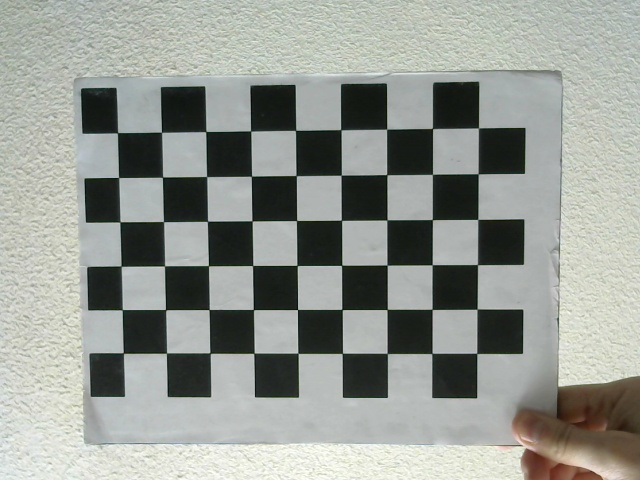
#> input picture calib_images/capture_0.jpg, 640 x 480 px; its folder holds 4 pictures in this run
$ python calibration_checkerboard-drawPoseOnly.py
#> lines starting #> are read from the running program, lines starting #| are printed output that depends on the picture
import numpy as np
import cv2
import glob

# termination criteria
criteria = (cv2.TERM_CRITERIA_EPS + cv2.TERM_CRITERIA_MAX_ITER, 30, 0.001)
cbrow = 6
cbcol = 9

# prepare object points, like (0,0,0), (1,0,0), (2,0,0) ....,(6,5,0)
objp = np.zeros((cbrow*cbcol,3), np.float32)
objp[:,:2] = np.mgrid[0:cbcol,0:cbrow].T.reshape(-1,2)

# Arrays to store object points and image points from all the images.
objpoints = [] # 3d point in real world space
imgpoints = [] # 2d points in image plane.

images = glob.glob('calib_images/*.jpg')

for fname in images:
    img = cv2.imread(fname)
#> img is the input picture: shape (480, 640, 3); mean B, G, R 146.9, 153.1, 149.2
    gray = cv2.cvtColor(img,cv2.COLOR_BGR2GRAY)
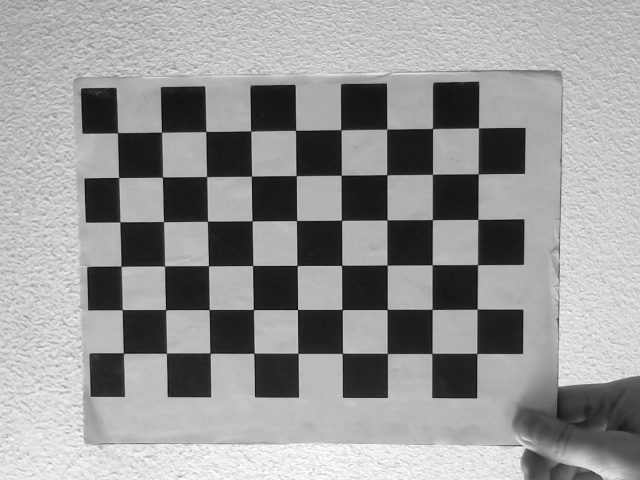
#> gray: shape (480, 640); min 7, max 254, mean 151.3

    # Find the chess board corners
    ret, corners = cv2.findChessboardCorners(gray, (cbcol,cbrow),None)
#> ret = False; corners = 53 rows, first 8: [117, 133.5], [160.5, 131.5], [162.5, 177], [119.5, 178], [206, 131], [206.5, 176.5], [207.5, 221], [164, 222]

    # If found, add object points, image points (after refining them)
    if ret == True:
        objpoints.append(objp)

        corners2 = cv2.cornerSubPix(gray,corners,(11,11),(-1,-1),criteria)
        imgpoints.append(corners2)

        # Draw and display the corners
        img = cv2.drawChessboardCorners(img, (cbcol,cbrow), corners2,ret)
#> pass 2 of the loop `for fname in images:`:
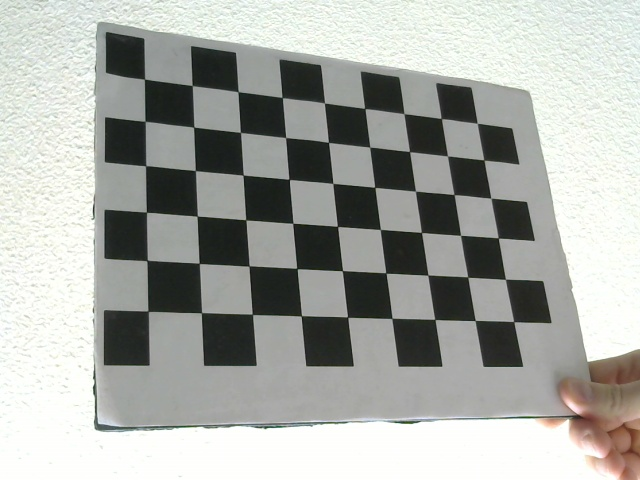
#> input picture calib_images/capture_1.jpg, 640 x 480 px
#> img is the input picture: shape (480, 640, 3); mean B, G, R 165.9, 170.6, 168.4
#> `ret, corners = cv2.findChessboardCorners(gray, (cbcol,cbrow),None)`: ret = True; corners = 54 rows, first 8: [152, 92], [181.6, 93.35], [246, 102], [281.5, 96.98], [323.8, 103.3], [364.5, 108], [403.9, 115], [440.6, 117.8]
#> `corners2 = cv2.cornerSubPix(gray,corners,(11,11),(-1,-1),criteria)`: corners2 = 54 rows, first 8: [152, 92], [192.2, 85.55], [238.1, 91.67], [282.2, 97.52], [324.4, 102.9], [364.8, 108.5], [404, 113.6], [441.3, 118.5]
#> pass 3 of the loop `for fname in images:`:
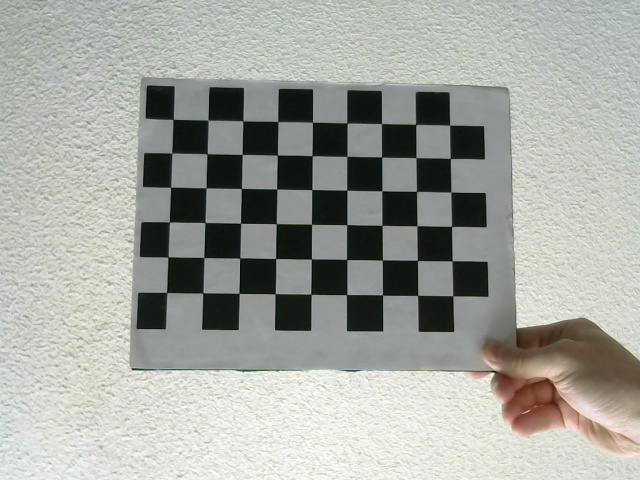
#> input picture calib_images/capture_10.jpg, 640 x 480 px
#> img is the input picture: shape (480, 640, 3); mean B, G, R 159.3, 165.7, 163.4
#> `gray = cv2.cvtColor(img,cv2.COLOR_BGR2GRAY)`:
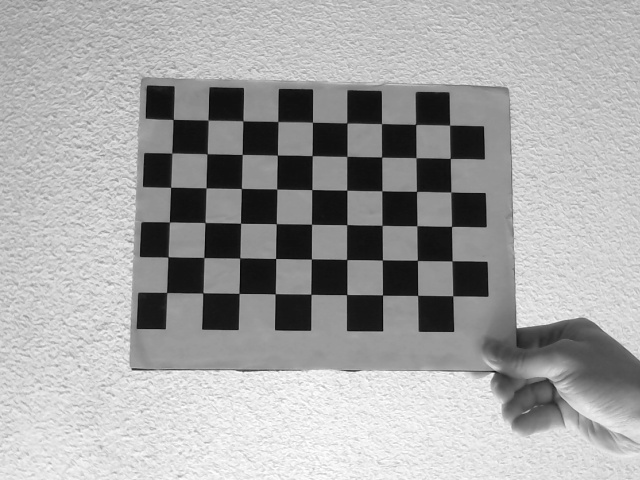
#> gray: shape (480, 640); min 4, max 255, mean 164.4
#> `ret, corners = cv2.findChessboardCorners(gray, (cbcol,cbrow),None)`: corners = 54 rows, first 8: [173.2, 119.3], [200, 127], [249, 129], [270.5, 127.8], [319, 130], [347, 123.6], [381, 123.5], [415.7, 124.8]
#> `corners2 = cv2.cornerSubPix(gray,corners,(11,11),(-1,-1),criteria)`: corners2 = 54 rows, first 8: [173.2, 119.4], [208, 120.1], [242.9, 120.8], [277.8, 121.5], [312.5, 122.2], [346.9, 122.9], [381.5, 123.5], [415.7, 124.4]
#> the loop made 4 passes; the first 3 are shown


ret, mtx, dist, rvecs, tvecs = cv2.calibrateCamera(objpoints, imgpoints, gray.shape[::-1],None,None)


# Function to draw the axis
# Draw axis function can also be used.
def draw(img, corners, imgpts):
    corner = tuple(corners[0].ravel())
    img = cv2.line(img, corner, tuple(imgpts[0].ravel()), (255, 0, 0), 5)
    img = cv2.line(img, corner, tuple(imgpts[1].ravel()), (0, 255, 0), 5)
    img = cv2.line(img, corner, tuple(imgpts[2].ravel()), (0, 0, 255), 5)
    return img

criteria = (cv2.TERM_CRITERIA_EPS + cv2.TERM_CRITERIA_MAX_ITER, 30, 0.001)
objp = np.zeros((cbrow*cbcol,3), np.float32)
objp[:,:2] = np.mgrid[0:cbcol,0:cbrow].T.reshape(-1,2)

axis = np.float32([[3,0,0], [0,3,0], [0,0,-3]]).reshape(-1,3)

for fname in glob.glob('calib_images/*.jpg'):
    img = cv2.imread(fname)
    gray = cv2.cvtColor(img,cv2.COLOR_BGR2GRAY)
    ret, corners = cv2.findChessboardCorners(gray, (cbcol,cbrow),None)
#> ret = False; corners = 53 rows, first 8: [117, 133.5], [160.5, 131.5], [162.5, 177], [119.5, 178], [206, 131], [206.5, 176.5], [207.5, 221], [164, 222]

    if ret == True:
        print('Corners found!')
        corners2 = cv2.cornerSubPix(gray,corners,(11,11),(-1,-1),criteria)

        # Find the rotation and translation vectors.
        _,rvecs, tvecs, inliers = cv2.solvePnPRansac(objp, corners2, mtx, dist)
        # project 3D points to image plane
        imgpts, jac = cv2.projectPoints(axis, rvecs, tvecs, mtx, dist)

        img = draw(img,corners2,imgpts)
        cv2.imshow(fname,img)
        k = cv2.waitKey(0) & 0xff
#> pass 2 of the loop `for fname in glob.glob('calib_images/*.jpg'):`:
#> `ret, corners = cv2.findChessboardCorners(gray, (cbcol,cbrow),None)`: ret = True; corners = 54 rows, first 8: [152, 92], [181.6, 93.35], [246, 102], [281.5, 96.98], [323.8, 103.3], [364.5, 108], [403.9, 115], [440.6, 117.8]
#> `corners2 = cv2.cornerSubPix(gray,corners,(11,11),(-1,-1),criteria)`: corners2 = 54 rows, first 8: [152, 92], [192.2, 85.55], [238.1, 91.67], [282.2, 97.52], [324.4, 102.9], [364.8, 108.5], [404, 113.6], [441.3, 118.5]
#> corner = (152, 92)
#> in draw, `img = cv2.line(img, corner, tuple(imgpts[2].ravel()), (0, 0, 255), 5)`:
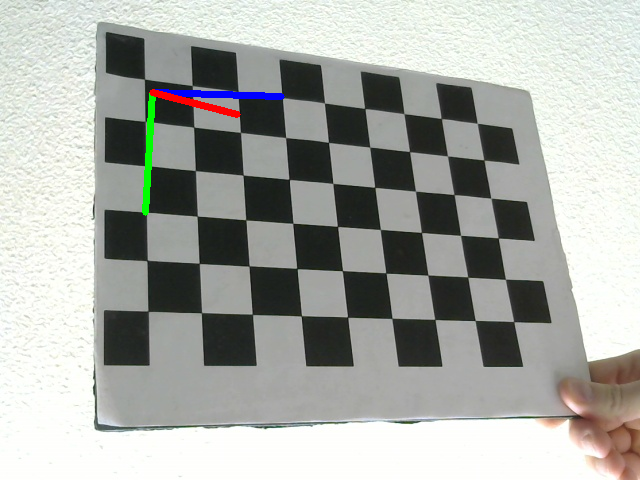
#> img: shape (480, 640, 3); mean B, G, R 165.8, 170.6, 168.2
#> (key Esc is pressed here)
#> pass 3 of the loop `for fname in glob.glob('calib_images/*.jpg'):`:
#> `ret, corners = cv2.findChessboardCorners(gray, (cbcol,cbrow),None)`: corners = 54 rows, first 8: [173.2, 119.3], [200, 127], [249, 129], [270.5, 127.8], [319, 130], [347, 123.6], [381, 123.5], [415.7, 124.8]
#> `corners2 = cv2.cornerSubPix(gray,corners,(11,11),(-1,-1),criteria)`: corners2 = 54 rows, first 8: [173.2, 119.4], [208, 120.1], [242.9, 120.8], [277.8, 121.5], [312.5, 122.2], [346.9, 122.9], [381.5, 123.5], [415.7, 124.4]
#> corner = (173.2, 119.4)
#> in draw (call 2), `img = cv2.line(img, corner, tuple(imgpts[2].ravel()), (0, 0, 255), 5)`:
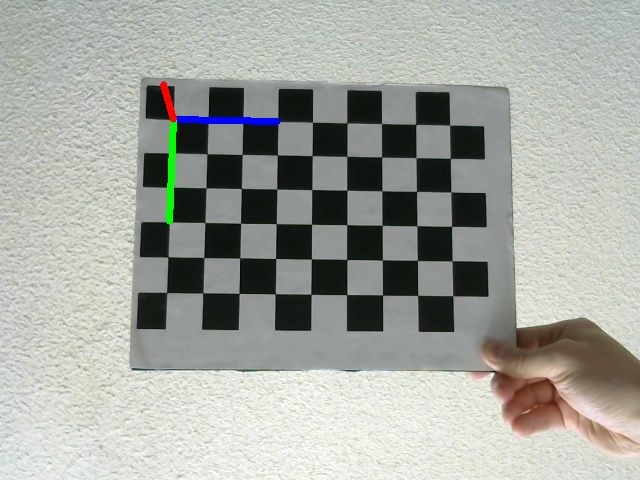
#> img: shape (480, 640, 3); mean B, G, R 159.4, 165.9, 163.3
#> (key Enter is pressed here)
#> the loop made 4 passes; the first 3 are shown


cv2.destroyAllWindows()
